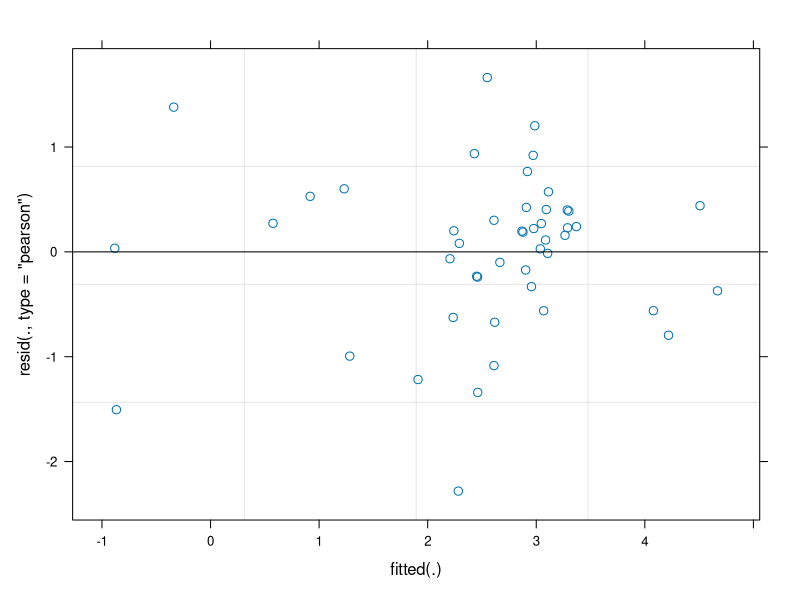
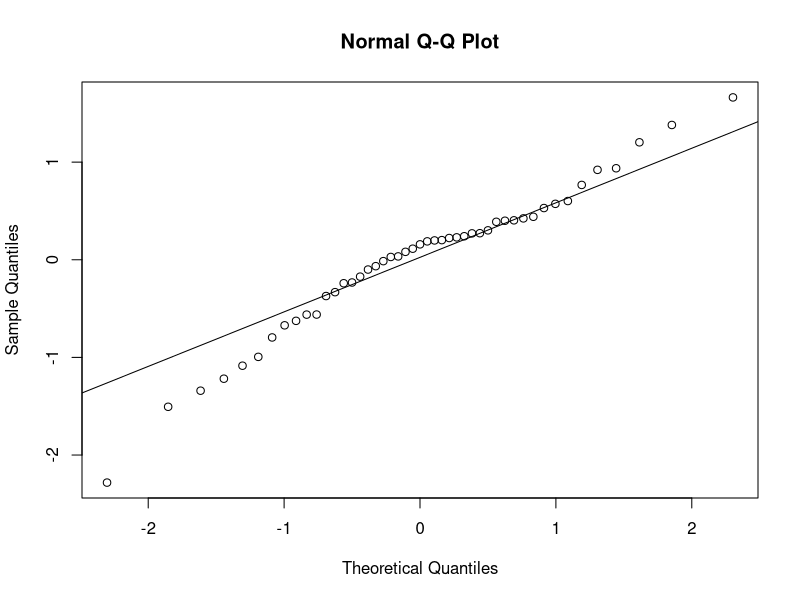
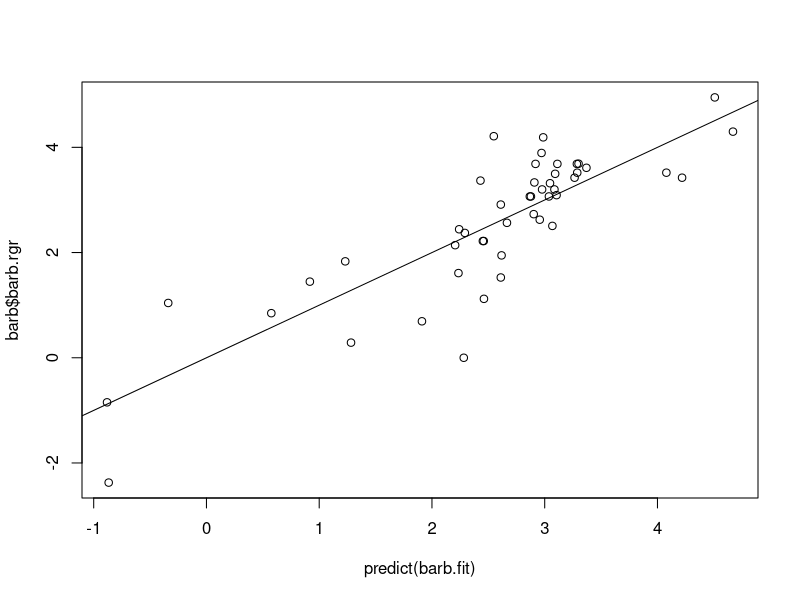
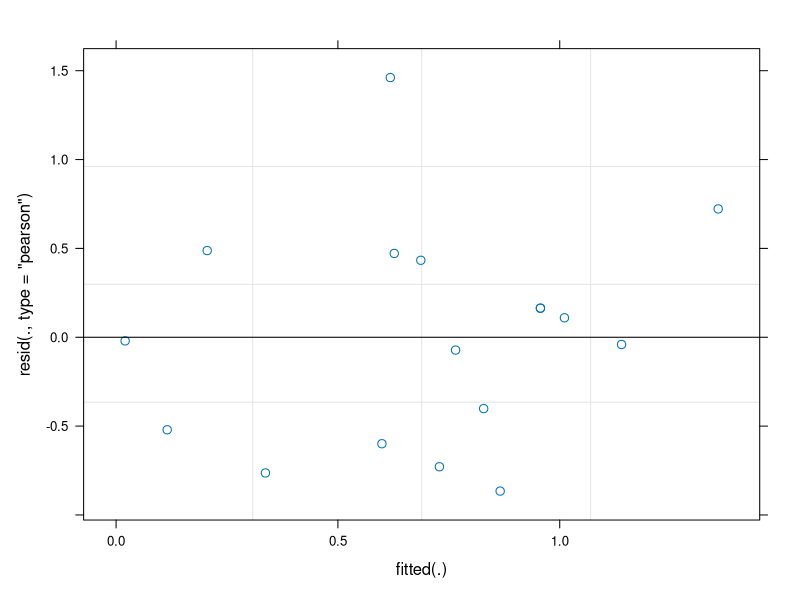
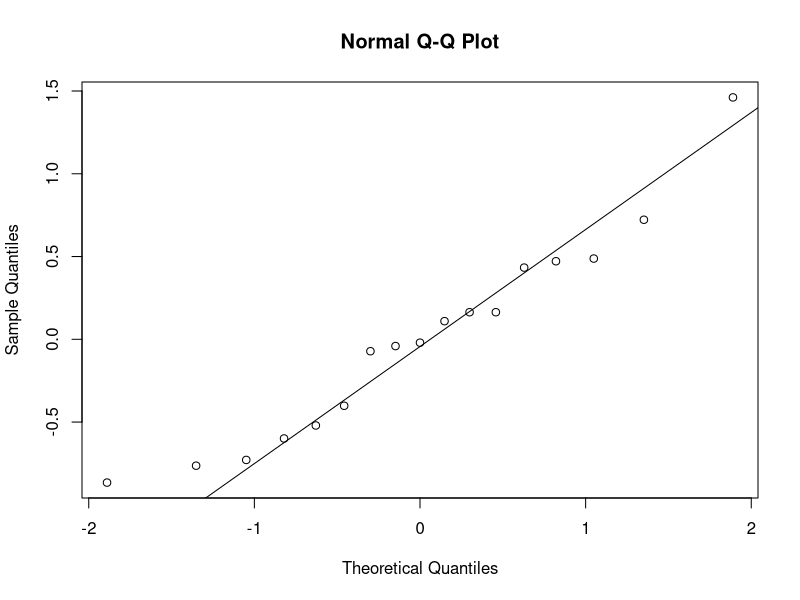
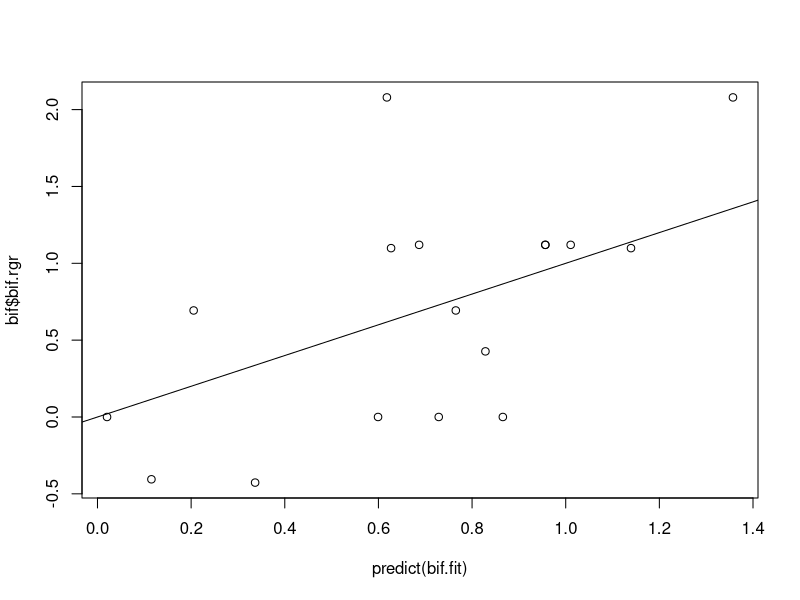
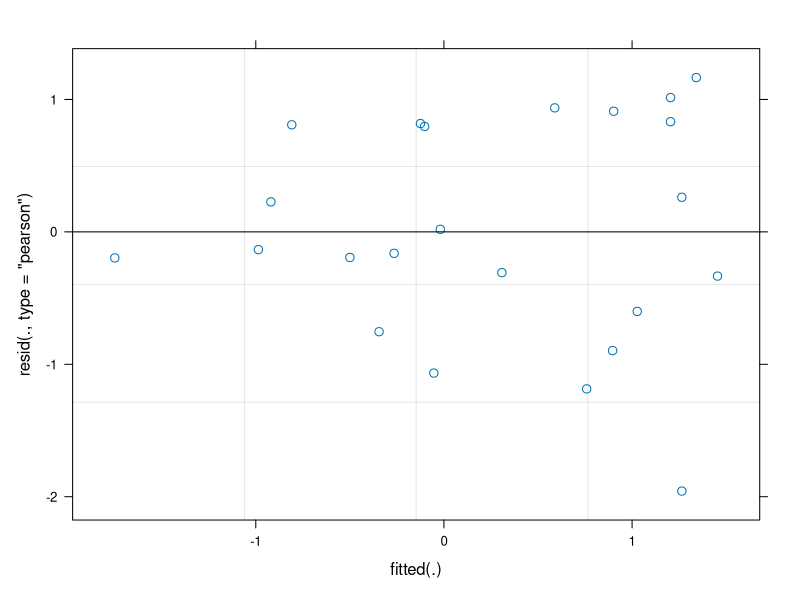
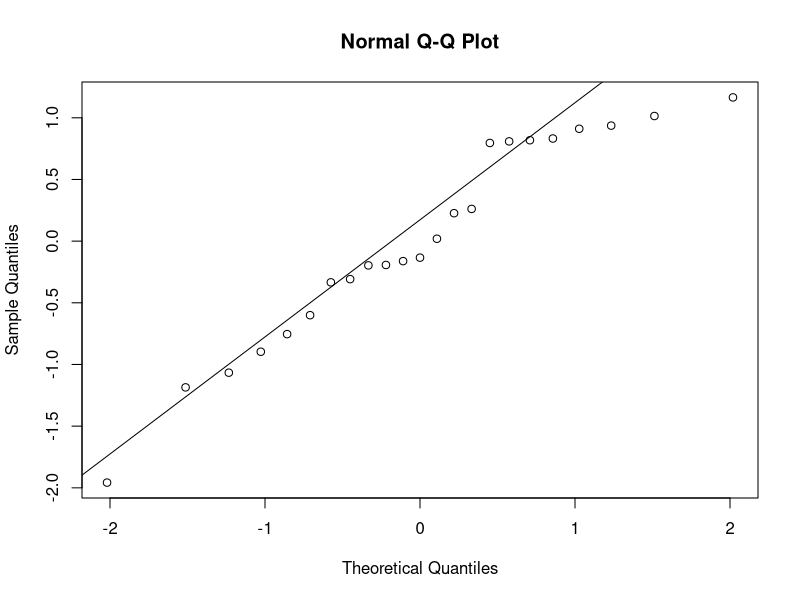

Here is the R script that generated these plots, in order: (Note: this script raises an error after producing the figures.)
library(lme4)
library(tidyverse)
library(reshape2)


dat= read.csv("data/2015_2016_plot_tri_density.csv")
dat= subset(dat, dat$type %in% c('grid','off-grid','plot'))
dat$plot= factor(dat$plot); dat$transect= factor(dat$transect)
d15= subset(dat, year=='2015')[,5:14]
d16= subset(dat, year=='2016')[,6:14]

d= merge(d15, d16, by='plot', all=T, suffixes=c('.15','.16'))


barb <- d %>%
  filter(barb.15 > 0, barb.16 > 0) %>%
  mutate(barb.rgr = log(barb.16) - log(barb.15))

bif <- d %>%
  filter(bif.15 > 0, bif.16 > 0) %>%
  mutate(bif.rgr = log(bif.16) - log(bif.15))

fuc <- d %>%
  filter(fuc.15 > 0, fuc.16 > 0) %>%
  mutate(fuc.rgr = log(fuc.16) - log(fuc.15))

gra <- d %>%
  filter(gra.15 > 0, gra.16 > 0) %>%
  mutate(gra.rgr = log(gra.16) - log(gra.15))

mac <- d %>%
  filter(mac.15 > 0, mac.16 > 0) %>%
  mutate(mac.rgr = log(mac.16) - log(mac.15))

mdon <- d %>%
  filter(mdon.15 > 0, mdon.16 > 0) %>%
  mutate(mdon.rgr = log(mdon.16) - log(mdon.15))


# fit year-to-year growth models ------------------------------------------

# barb
barb.fit <- lmer(barb.rgr ~ barb.15 + bif.15 + fuc.15 + gra.15 + mac.15 + mdon.15 + 
                   (1|transect), data=barb)
summary(barb.fit)
plot(barb.fit)
qqnorm(resid(barb.fit)); qqline(resid(barb.fit))
plot(predict(barb.fit), barb$barb.rgr); abline(a=0, b=1)
barb.ci <- confint(barb.fit, method = 'boot', type = "parametric")

# bif
bif.fit <- lmer(bif.rgr ~ barb.15 + bif.15 + gra.15 + mac.15 + mdon.15 + 
                  (1|transect), data=bif)
summary(bif.fit)
plot(bif.fit)
qqnorm(resid(bif.fit)); qqline(resid(bif.fit))
plot(predict(bif.fit), bif$bif.rgr); abline(a=0, b=1)
bif.ci <- confint(bif.fit, method='boot', type="parametric")

# fuc
fuc.fit <- lmer(fuc.rgr ~ barb.15 + fuc.15 + mac.15 + mdon.15 + 
                  (1|transect), data=fuc)
summary(fuc.fit)
plot(fuc.fit)
qqnorm(resid(fuc.fit)); qqline(resid(fuc.fit))
plot(predict(fuc.fit), fuc$fuc.rgr); abline(a=0, b=1)
fuc.ci <- confint(fuc.fit, method='boot', type="parametric")

# gra
gra.fit <- lmer(gra.rgr ~ barb.15 + bif.15 + gra.15 + mac.15 + mdon.15 + 
                  (1|transect), data=gra)
summary(gra.fit)
plot(gra.fit)
qqnorm(resid(gra.fit)); qqline(resid(gra.fit))
plot(predict(gra.fit), gra$gra.rgr); abline(a=0, b=1)
gra.ci= confint(gra.fit, method='boot', type="parametric")

# mac
mac.fit <- lmer(mac.rgr ~ barb.15 + bif.15 + fuc.15 + gra.15 + mac.15 + mdon.15 + 
                  (1|transect), data=mac)
summary(mac.fit)
plot(mac.fit)
qqnorm(resid(mac.fit)); qqline(resid(mac.fit))
plot(predict(mac.fit), mac$mac.rgr); abline(a=0, b=1)
mac.ci <- confint(mac.fit, method='boot', type="parametric")

# mdon
mdon.fit <- lmer(mdon.rgr ~ barb.15 + bif.15 + fuc.15 + gra.15 + mac.15 + mdon.15 + 
                   (1|transect), data=mdon)
summary(mdon.fit)
plot(mdon.fit)
qqnorm(resid(mdon.fit)); qqline(resid(mdon.fit))
plot(predict(mdon.fit), mdon$mdon.rgr); abline(a=0, b=1)
mdon.ci <- confint(mdon.fit, method='boot', type="parametric")


# combine and plot interaction coefficients -------------------------------

# combine coefficients
fit.list <- list(barb.fit, bif.fit, fuc.fit, gra.fit, mac.fit, mdon.fit)
eff <- names(fixef(barb.fit))[-1]

rgr.coef <- t(sapply(fit.list, function(i) sapply(eff, function(j) fixef(i)[j])))
colnames(rgr.coef) = rownames(rgr.coef) = c('barb','bif','fuc','gra','mac','mdon')

# combine CI's
ci.list <- list(barb.ci, bif.ci, fuc.ci, gra.ci, mac.ci, mdon.ci)

rgr.lb <- t(sapply(ci.list, function(i) sapply(eff, function(j) 
  tryCatch(i[j,1], error= function(e) NA))))
rgr.ub <- t(sapply(ci.list, function(i) sapply(eff, function(j) 
  tryCatch(i[j,2], error= function(e) NA))))

# combine coef estimates, lower bounds, upper bounds
rgr.out <- as.data.frame(melt(rgr.coef))
rgr.out$lb <- melt(rgr.lb)$value
rgr.out$ub <- melt(rgr.ub)$value
names(rgr.out)[1:3]= c("inv","res","coef")

# plot coefficients
dodge <- position_dodge(width=0.5)
ggplot(rgr.out, aes(x=res, y=coef, col=inv)) + 
  geom_hline(yintercept=0, linetype='dashed') +
  geom_point(position=dodge) + 
  geom_errorbar(aes(ymin=lb, ymax=ub), width=0, position=dodge) +
  theme_bw()  

# export interaction coefficients
write_csv(rgr.out, "results/field_interaction_coefficients.csv")

# Self-limitation ---------------------------------------------------------

## calculate self-limitation for each invader-resident pair
#   self lim = res effect on invader - res effect on itself
#   positive values = self limitation

sl <- matrix(NA, nrow=6, ncol=6)
rownames(sl) = colnames(sl) = c('barb','bif','fuc','gra','mac','mdon')
for(i in rownames(sl)) {
  for(j in colnames(sl)) {
    a.jj= rgr.coef[j,j]
    a.ij= rgr.coef[i,j]
    sl[i,j]= a.ij - a.jj
  }
}

## get bootsrapped confidence intervals on interaction coefficients
get.coef <- function(m) fixef(m)[-1]
coef.boot <- lapply(fit.list, function(i) 
  bootMer(i, get.coef, nsim = 10000, type='parametric', parallel='multicore')$t)

names(coef.boot)= c('barb','bif','fuc','gra','mac','mdon')

sl.lb = sl.ub = matrix(NA, nrow=6, ncol=6)
rownames(sl.lb) = colnames(sl.lb) = rownames(sl.ub) = colnames(sl.ub) = names(coef.boot)
for(i in names(coef.boot)) {
  for(j in names(coef.boot)) {
    a.jj <- tryCatch(coef.boot[[j]][,paste(j,'.15',sep='')], error= function(e) rep(NA, 10000))
    a.ij <- tryCatch(coef.boot[[i]][,paste(j,'.15',sep='')], error= function(e) rep(NA, 10000))
    sl.ij <- a.ij - a.jj
    sl.lb[i,j] <- quantile(sl.ij, 0.025, na.rm=T)
    sl.ub[i,j] <- quantile(sl.ij, 0.975, na.rm=T)
  }
}


sl.out <- melt(sl)
sl.out$lb <- melt(sl.lb)$value
sl.out$ub <- melt(sl.ub)$value
names(sl.out)[1:3] <- c('inv','res','self.lim')
sl.out <- subset(sl.out, inv!=res)

# plot self-limitation with confidence intervals
dodge <- position_dodge(width=0.5)
ggplot(sl.out, aes(x=res, y=self.lim, col=inv)) + 
  geom_hline(yintercept=0, linetype='dashed') +
  geom_point(position=dodge) + 
  geom_errorbar(aes(ymin=lb, ymax=ub), width=0, position=dodge) +
  theme_bw()  


# export results ----------------------------------------------------------

write_csv(sl.out, "results/field_self_limitation_bootstrap.csv")
